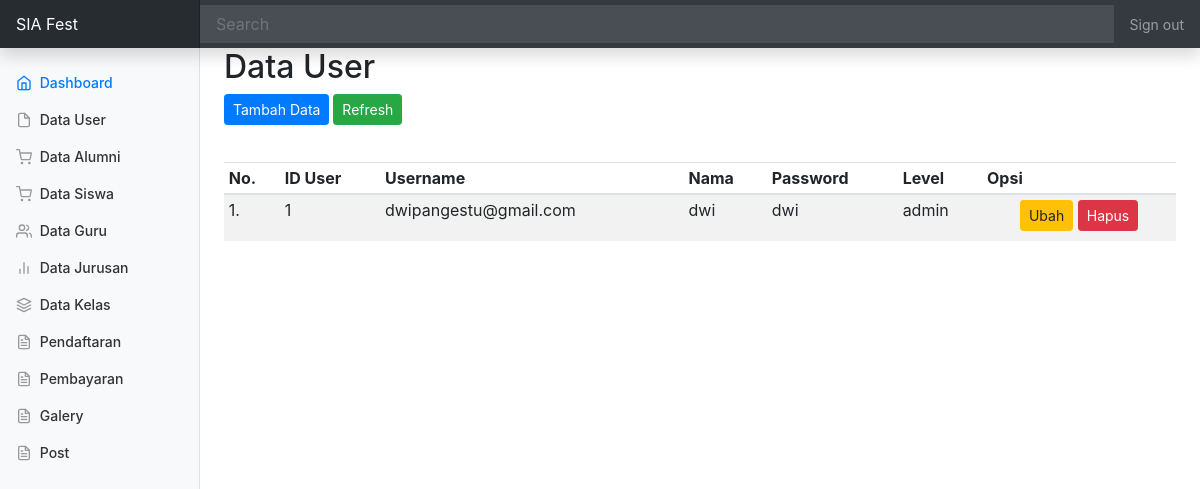
The app's page /admin/page/datauser/data.php (signed in) with its own data.
### tables this page shows
CREATE TABLE `tb_user` (
  `id_user` int(11) NOT NULL,
  `username` varchar(50) NOT NULL,
  `nama` varchar(50) NOT NULL,
  `password` varchar(50) NOT NULL,
  `level` varchar(50) NOT NULL
);

### admin/page/datauser/data.php (the view, shortened to what this page needs)
<?php include_once('../../../_header.php'); ?>
<h2>Data User</h2>
<div class="pull-right">
        <p>
              <a class="btn btn-primary btn-sm" data-toggle="collapse" href="#collapseExample" role="button" aria-expanded="false" aria-controls="collapseExample">
                Tambah Data
              </a>
            <a href="" class="btn btn-success btn-sm"><i class="fa fa-refresh"></i>Refresh</a>
	</div>
			<br>
      <div class="table-responsive">
        <table class="table table-striped table-sm">
	        <thead>
				<tr>
					<th>No.</th>
					<th>ID User</th>
                    <th>Username</th>
                    <th>Nama</th>
					<th>Password</th>
					<th>Level</th>
					<th><i class="fa fa-cogs"></i> Opsi</th>
				</tr>
			</thead>
			<tbody>
					<?php
					$no = 1;
					$sql_buku = mysqli_query($con, "SELECT * FROM tb_user") or die (mysqli_error($con));
					while($data = mysqli_fetch_array($sql_buku)) { ?>
						<tr>
							<td><?=$no++?>.</td>
							<td><?=$data['id_user']?></td>
                            <td><?=$data['username']?></td>
                            <td><?=$data['nama']?></td>
                            <td><?=$data['password']?></td>
                            <td><?=$data['level']?></td>
                            <td align="center">
                                 <a href="edit.php?id=<?=$data['kode_buku']?>" name="editkat" class="btn btn-warning btn-sm" style = "margin-bottom: 5px;"><i class="fa fa-pencil-square-o"></i> Ubah</a>
                                <a href="del.php?id=<?=$data['kode_buku']?>" onclick="return confirm('Yakin Hapus?')" class="btn btn-danger btn-sm" style = "margin-bottom: 5px;"><i class="fa fa-trash-o"></i> Hapus</a>
                            </td>
						</tr>
					<?php
					}
					?>
				</tbody>
        </table>
        </div>
<?php include_once('../../../_footer.php'); ?>

### records on screen
tb_user: id_user "1", username "dwipangestu@gmail.com", nama "dwi", password "dwi", level "admin"
